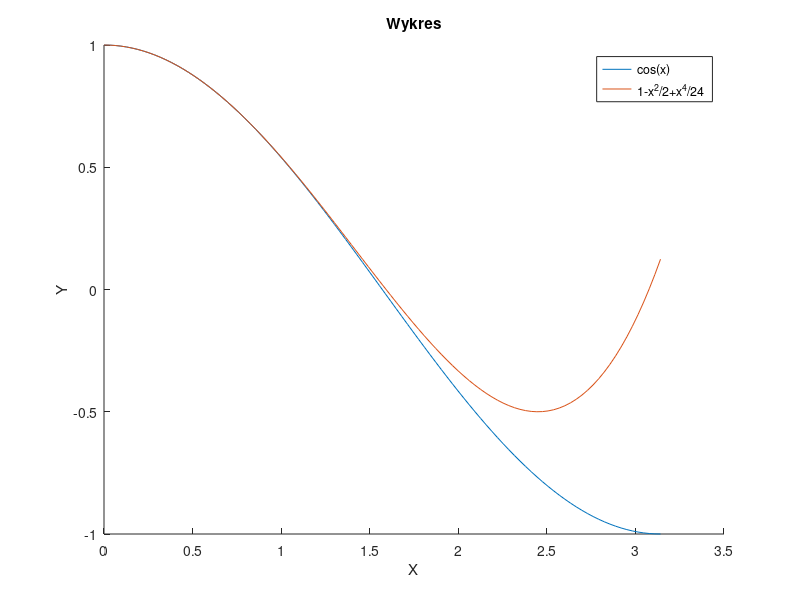

MATLAB code to generate this figure:
% Zadanie 4

x = linspace(0,pi);
y = cos(x);
z = 1-x.^2/2+x.^4/24;

xlabel("X");
ylabel("Y");
title("Wykres");
hold on;

plot(x,y);
plot(x,z);

legend('cos(x)','1-x^2/2+x^4/24');